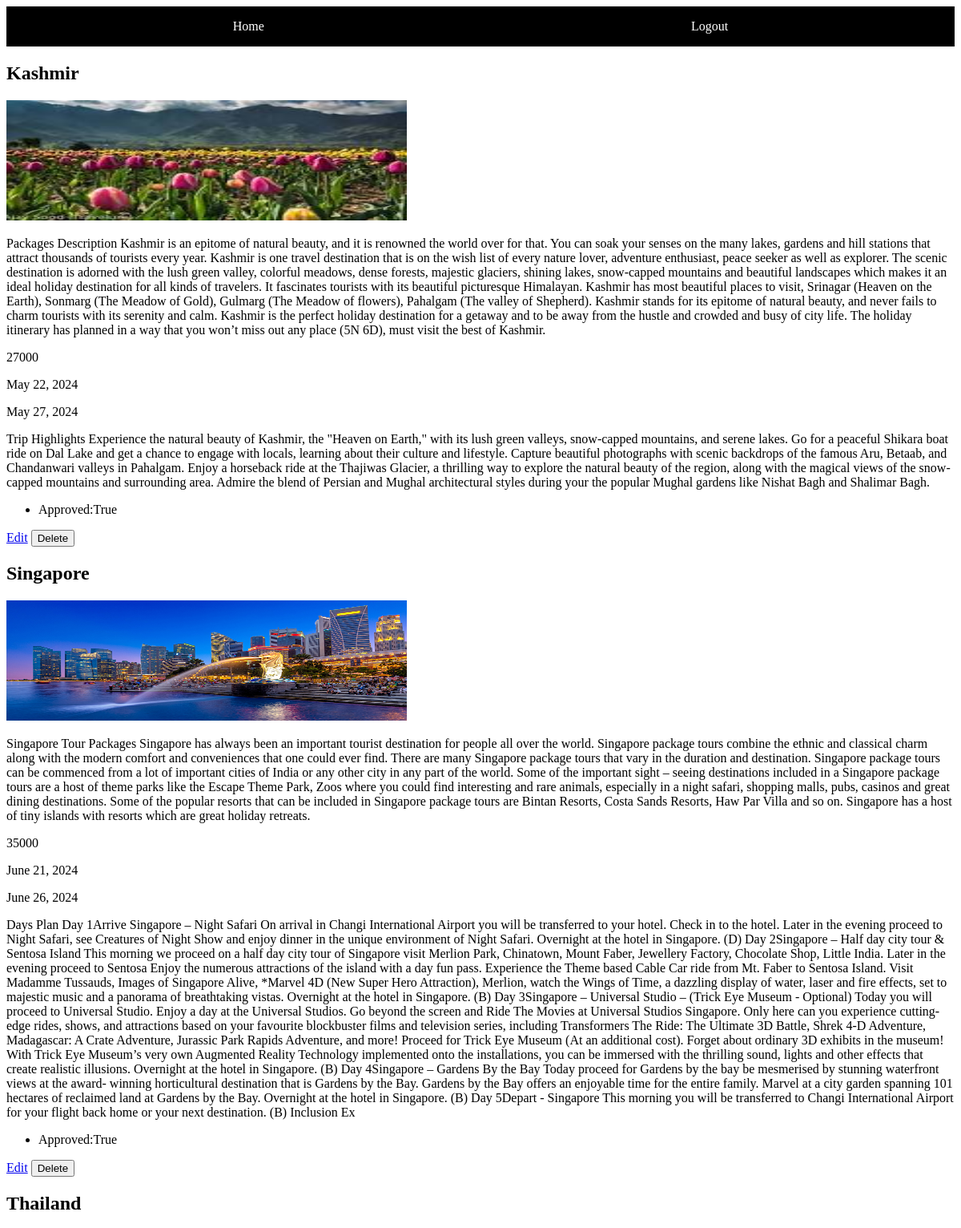
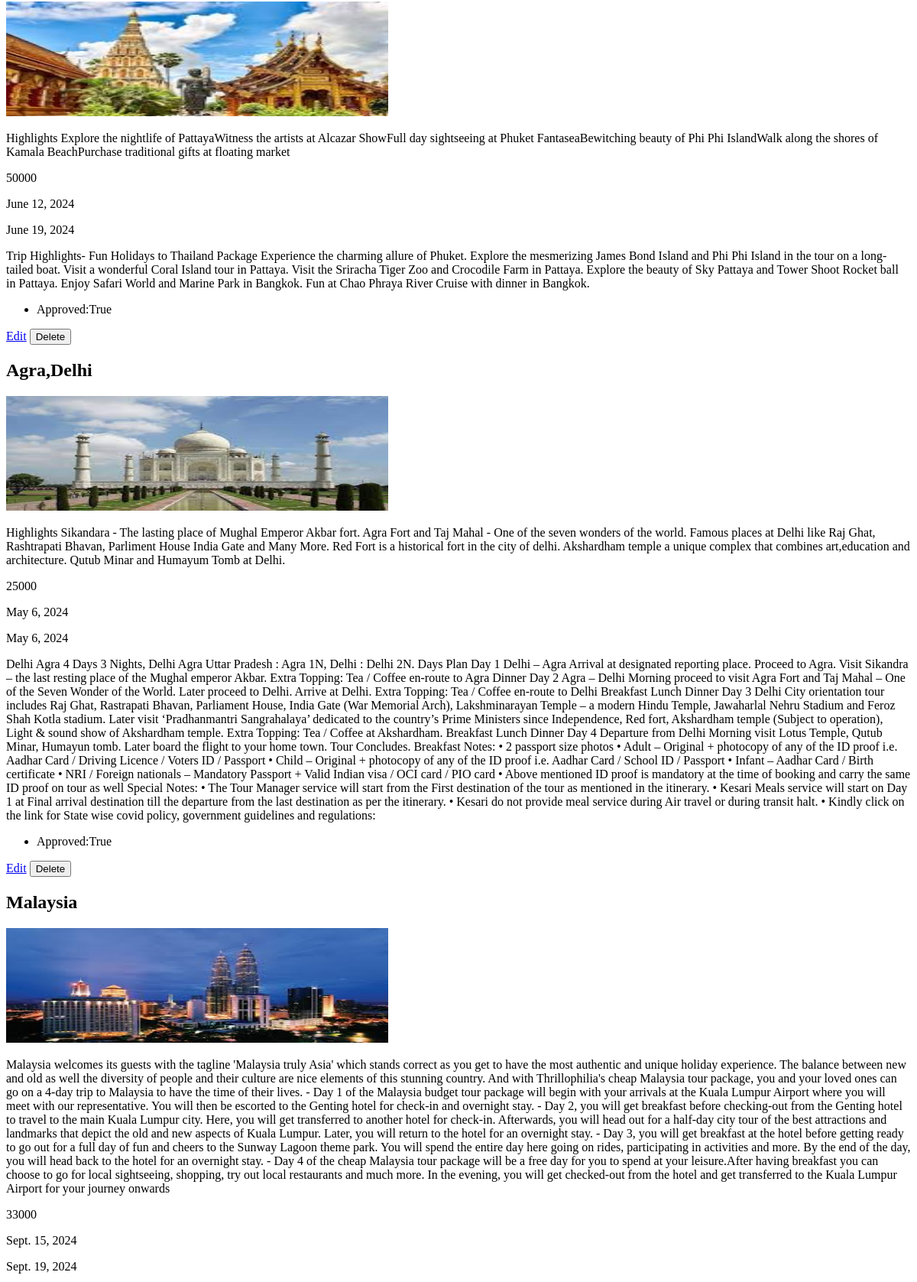
Page /packages/ (upper part) on the committed database (2 pictures, top to bottom).
### tourapp/models.py (models this page shows, shortened)
class Pakage(models.Model):
    location  =models.CharField(max_length=100)
    image=models.ImageField(upload_to='image/')
    image1=models.ImageField(upload_to='image/',default=True)
    image2=models.ImageField(upload_to='image/',default=True)
    price=models.IntegerField()
    start_date=models.DateField(default=timezone.now)
    end_date=models.DateField(default=timezone.now)
    shortdescription=models.TextField()
    total_seats=models.IntegerField(default=0)
    available_seats=models.IntegerField(default=0)
    fulldescription=models.TextField()
    approved=models.BooleanField('Approved',default=False)

### tourapp/views.py (the view)
# urls.py: path('packages/',v.packagelist,name="packagelist"),
def packagelist(request):
    package=Pakage.objects.all()
    return render(request,'packages.html',{'package':package})

### tourapp/templates/packages.html (shortened to what this page needs)
<!DOCTYPE html>
<html lang="en">
<head>
</head>
<body>
    <header>
        <nav>
            <ul>
                <li><a href="{% url 'home'%}">Home</a></li>
                <li><a href="{%url 'vendor_logout'%}">Logout</a></li>
            </ul>
        </nav>
    </header>
    {% for i in package%}
     {% if i.approved%}
        <h2>{{i.location}}</h2>
        <img src="{{MEDIA_URL}}{{i.image.url}} "width=500 height=150>
         <p>{{i.shortdescription}}</p>
         <p>{{i.price}}
         <p>{{i.start_date}}
         <p>{{i.end_date}}</p>
         <p>{{i.fulldescription}}</p>
       <ul>
        <li>Approved:{{i.approved}}</li>
       </ul>
        <a href="{% url 'editt' i.pk%}">Edit</a>
        <form action="{% url 'delte' i.pk%}" method="post" style="display:inline;">
            <button type="submit">Delete</button>
       </form>
     {% endif %}
    {% endfor %}
</body>
</html>

### tourapp/templates/packages.html (style rules this page uses)
nav { background-color: black; padding:1rem; color: white; text-decoration: none; }
nav ul { list-style-type: none; padding:0; margin:0; display:flex; justify-content: space-around; text-decoration: none; color: white; }
nav a { color:white; text-decoration: none; font-size: irem; }
nav li { text-decoration: none; color: white; list-style-type: none; }

### rows in the picture
Pakage: location "Kashmir", image (picture), shortdescription "Packages Description Kashmir is an epitome of natural beauty, and it is renowned the world over for that. You can soak your senses on the many lakes, gardens and hill stations that attract thousands of tourists every year. Kashmir is one travel destination that is on the wish list of every nature lover, adventure enthusiast, peace seeker as well as explorer. The scenic destination is adorned with the lush green valley, colorful meadows, dense forests, majestic glaciers, shining lakes, snow-capped mountains and beautiful landscapes which makes it an ideal holiday destination for all kinds of travelers. It fascinates tourists with its beautiful picturesque Himalayan. Kashmir has most…", price "27000", start_date "May 22, 2024", end_date "May 27, 2024", fulldescription "Trip Highlights Experience the natural beauty of Kashmir, the \"Heaven on Earth,\" with its lush green valleys, snow-capped mountains, and serene lakes. Go for a peaceful Shikara boat ride on Dal Lake and get a chance to engage with locals, learning about their culture and lifestyle. Capture beautiful photographs with scenic backdrops of the famous Aru, Betaab, and Chandanwari valleys in Pahalgam. Enjoy a horseback ride at the Thajiwas Glacier, a thrilling way to explore the natural beauty of the region, along with the magical views of the snow-capped mountains and surrounding area. Admire the blend of Persian and Mughal architectural styles during your the popular Mughal gardens like Nishat…", approved "True"
Pakage: location "Singapore", image (picture), shortdescription "Singapore Tour Packages Singapore has always been an important tourist destination for people all over the world. Singapore package tours combine the ethnic and classical charm along with the modern comfort and conveniences that one could ever find. There are many Singapore package tours that vary in the duration and destination. Singapore package tours can be commenced from a lot of important cities of India or any other city in any part of the world. Some of the important sight – seeing destinations included in a Singapore package tours are a host of theme parks like the Escape Theme Park, Zoos where you could find interesting and rare animals, especially in a night safari, shopping…", price "35000", start_date "June 21, 2024", end_date "June 26, 2024", fulldescription "Days Plan Day 1Arrive Singapore – Night Safari On arrival in Changi International Airport you will be transferred to your hotel. Check in to the hotel. Later in the evening proceed to Night Safari, see Creatures of Night Show and enjoy dinner in the unique environment of Night Safari. Overnight at the hotel in Singapore. (D) Day 2Singapore – Half day city tour & Sentosa Island This morning we proceed on a half day city tour of Singapore visit Merlion Park, Chinatown, Mount Faber, Jewellery Factory, Chocolate Shop, Little India. Later in the evening proceed to Sentosa Enjoy the numerous attractions of the island with a day fun pass. Experience the Theme based Cable Car ride from Mt. Faber to…", approved "True"
Pakage: location "Thailand", image (picture), shortdescription "Highlights Explore the nightlife of PattayaWitness the artists at Alcazar ShowFull day sightseeing at Phuket FantaseaBewitching beauty of Phi Phi IslandWalk along the shores of Kamala BeachPurchase traditional gifts at floating market", price "50000", start_date "June 12, 2024", end_date "June 19, 2024", fulldescription "Trip Highlights- Fun Holidays to Thailand Package Experience the charming allure of Phuket. Explore the mesmerizing James Bond Island and Phi Phi Island in the tour on a long-tailed boat. Visit a wonderful Coral Island tour in Pattaya. Visit the Sriracha Tiger Zoo and Crocodile Farm in Pattaya. Explore the beauty of Sky Pattaya and Tower Shoot Rocket ball in Pattaya. Enjoy Safari World and Marine Park in Bangkok. Fun at Chao Phraya River Cruise with dinner in Bangkok.", approved "True"
Pakage: location "Agra,Delhi", image (picture), shortdescription "Highlights Sikandara - The lasting place of Mughal Emperor Akbar fort. Agra Fort and Taj Mahal - One of the seven wonders of the world. Famous places at Delhi like Raj Ghat, Rashtrapati Bhavan, Parliment House India Gate and Many More. Red Fort is a historical fort in the city of delhi. Akshardham temple a unique complex that combines art,education and architecture. Qutub Minar and Humayum Tomb at Delhi.", price "25000", start_date "May 6, 2024", end_date "May 6, 2024", fulldescription "Delhi Agra 4 Days 3 Nights, Delhi Agra Uttar Pradesh : Agra 1N, Delhi : Delhi 2N. Days Plan Day 1 Delhi – Agra Arrival at designated reporting place. Proceed to Agra. Visit Sikandra – the last resting place of the Mughal emperor Akbar. Extra Topping: Tea / Coffee en-route to Agra Dinner Day 2 Agra – Delhi Morning proceed to visit Agra Fort and Taj Mahal – One of the Seven Wonder of the World. Later proceed to Delhi. Arrive at Delhi. Extra Topping: Tea / Coffee en-route to Delhi Breakfast Lunch Dinner Day 3 Delhi City orientation tour includes Raj Ghat, Rastrapati Bhavan, Parliament House, India Gate (War Memorial Arch), Lakshminarayan Temple – a modern Hindu Temple, Jawaharlal Nehru Stadium…", approved "True"
Pakage: location "Malaysia", image (picture), shortdescription "Malaysia welcomes its guests with the tagline 'Malaysia truly Asia' which stands correct as you get to have the most authentic and unique holiday experience. The balance between new and old as well the diversity of people and their culture are nice elements of this stunning country. And with Thrillophilia's cheap Malaysia tour package, you and your loved ones can go on a 4-day trip to Malaysia to have the time of their lives. - Day 1 of the Malaysia budget tour package will begin with your arrivals at the Kuala Lumpur Airport where you will meet with our representative. You will then be escorted to the Genting hotel for check-in and overnight stay. - Day 2, you will get breakfast before…", price "33000", start_date "Sept. 15, 2024", end_date "Sept. 19, 2024"
